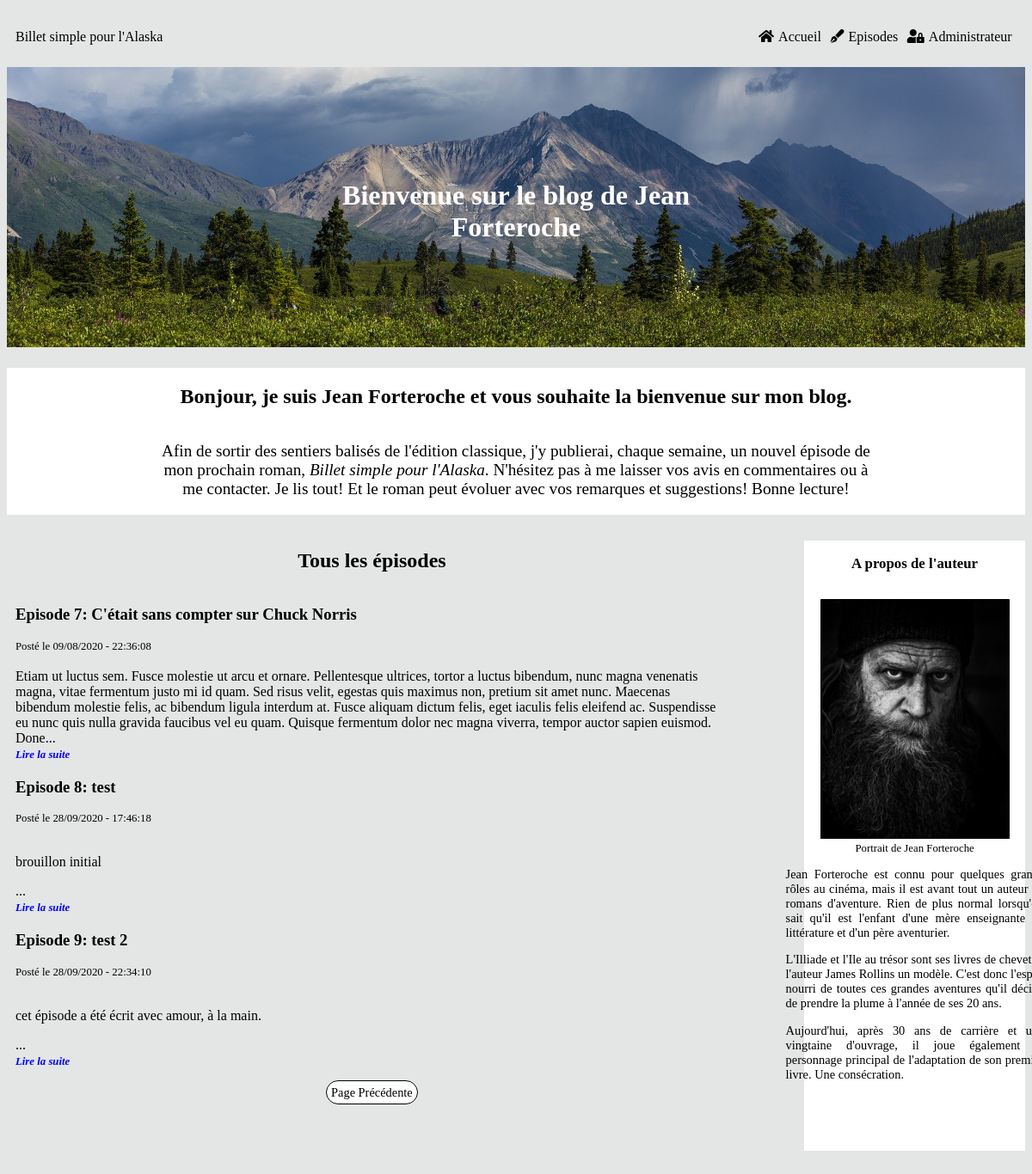
/index.php?action=get_all&page=3, run on an earlier commit of the app's database.
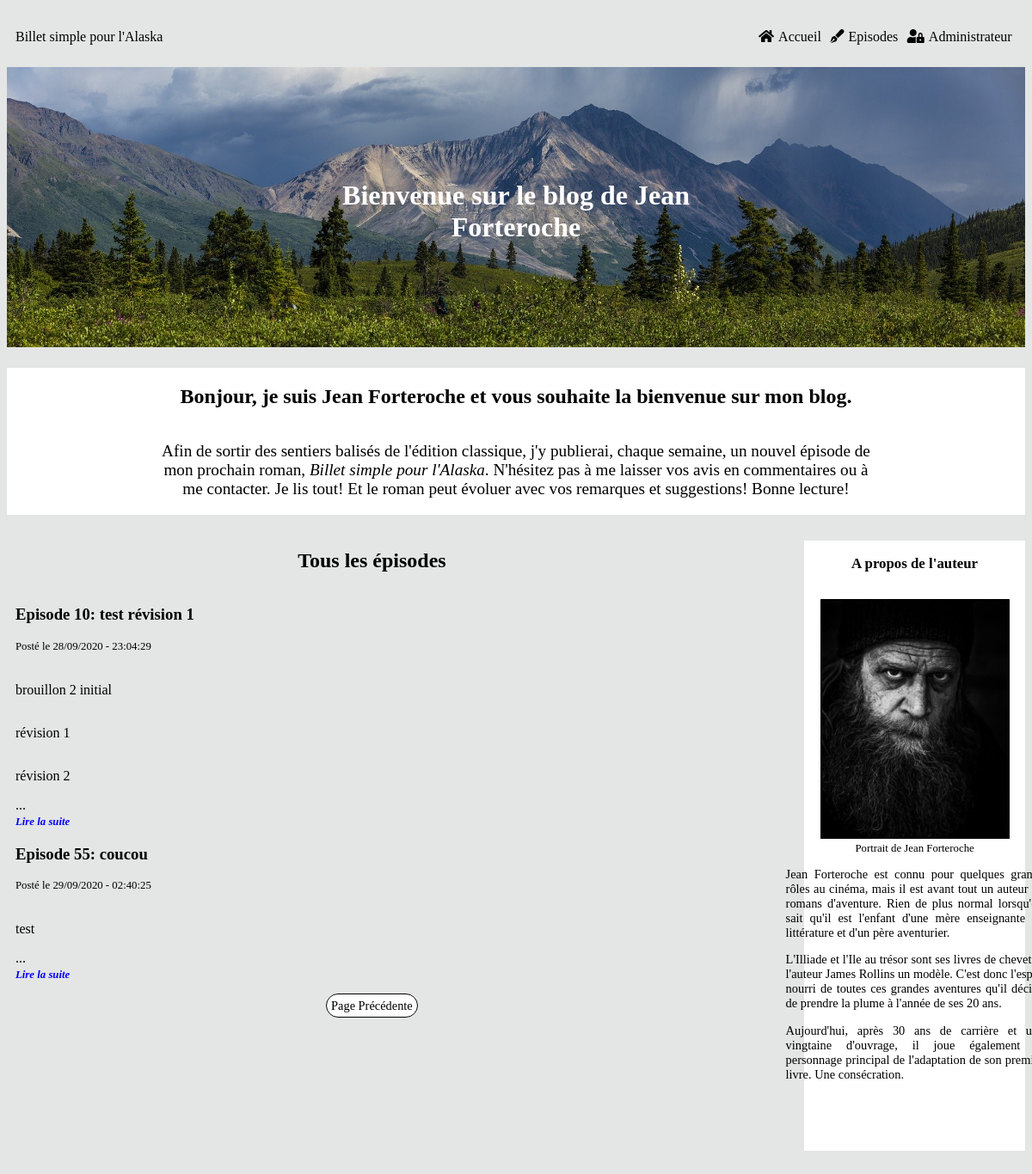
And on a later commit of the database.
### tables this page shows
CREATE TABLE IF NOT EXISTS `episodes` (
  `episode_id` tinyint(11) NOT NULL AUTO_INCREMENT,
  `numero_episode` tinyint(11) NOT NULL,
  `episode_title` char(255) NOT NULL,
  `episode_content` longtext NOT NULL,
  `episode_date` datetime NOT NULL DEFAULT CURRENT_TIMESTAMP,
  `episode_status` int(1) NOT NULL,
  PRIMARY KEY (`episode_id`),
  UNIQUE KEY `unicite` (`numero_episode`) USING BTREE
);

### src/View/View.php (called while the page is built, shortened)
<?php
class View
{
    public function display(array $data, string $template, string $layout) : void
    {
        require_once($template);
    }
}

### src/Controller/FrontOffice/PostController.php (called while the page is built, shortened)
<?php
class PostController
{
    private $postManager;
    private $view;
    private $layout;
    public function __construct(PostManager $postManager, View $view, CommentManager $commentManager, Session $session, Token $token)
    {
        $this->postManager = $postManager;
        $this->view = $view;
        $this->layout = '../templates/frontOffice/layout.html.php';
    }
    public function displayAllPosts(int $page): void
    {
        $totalEpisodes = $this->postManager->getNumberOfEpisodes();
        $pageToDisplay = $page - 1;
        $episodesToDisplay = 3;
        $numberOfPages = ceil($totalEpisodes / $episodesToDisplay);
        $offset = $pageToDisplay * $episodesToDisplay;
        $data = [$this->postManager->getAllEpisodes($offset), $page, $numberOfPages];
        $template = 'allPosts.html.php';
        $this->view->display(['episode' => $data[0], 'currentPage' => $data[1], 'maxPages' => $data[2]], $template, $this->layout);
    }
}

### public/index.php (called while the page is built, shortened)
<?php
$router = new Router();
$router->run();

### src/Model/PostManager.php (called while the page is built, shortened)
<?php
class PostManager
{
    private $database;
    public function __construct(Database $database)
    {
        $this->database = $database;
    }
    public function getAllEpisodes(int $offset) : array
    {
        $request = $this->database->prepare("SELECT *, substring(episode_content, 1, 500) AS episode_content,
            DATE_FORMAT(episode_date, '%d/%m/%Y - %H:%i:%s') AS episode_date
            FROM episodes
            WHERE episode_status = 1
            ORDER BY numero_episode
            LIMIT 3 OFFSET :beginning");
        $request->bindParam(':beginning', $offset, \PDO::PARAM_INT);
        $request->execute();
        return $request->fetchAll();
    }
}

### Templates/Frontoffice/allposts.html.php (the view, shortened to what this page needs)
<h2>Tous les épisodes</h2>
<?php foreach ($data['episode'] as $entry) {?>
    <article>
        <a href="index.php?action=post&id=<?=$entry['episode_id']?>">
            <h3 class='episode_title'>Episode <?=$entry['numero_episode']?>: <?=$entry['episode_title']?></h3>
        </a>
        <span class='post_date'>Posté le <?=$entry['episode_date']?></span><br/>
        <?=htmlspecialchars_decode($entry['episode_content'])?>... <span class="read_next"><a href='index.php?action=post&id=<?=$entry['episode_id']?>'>Lire la suite</a></span>
    </article>
<?php
}?>
<div id="prev_next">
    <?php
    if ($data['currentPage'] > 1 && $data['currentPage'] <= $data['maxPages']) {
    ?>
    <span id="previous">
        <a href="index.php?action=get_all&page=<?=$data['currentPage'] - 1?>">
            Page Précédente
        </a>
    </span>
    <?php
    }
    ?>
</div>

What changed in the data, as far as the page shows it:
removed episodes: numero_episode "7", episode_title "C'était sans compter sur Chuck Norris", episode_date "09/08/2020 - 22:36:08", episode_content "Etiam ut luctus sem. Fusce molestie ut arcu et ornare. Pellentesque ultrices, tortor a luctus bibendum, nunc magna venenatis magna, vitae fermentum justo mi id quam. Sed risus velit, egestas quis maximus non, pretium sit amet nunc. Maecenas bibendum molestie felis, ac bibendum ligula interdum at. Fusce aliquam dictum felis, eget iaculis felis eleifend ac. Suspendisse eu nunc quis nulla gravida faucibus vel eu quam. Quisque fermentum dolor nec magna viverra, tempor auctor sapien euismod. Done"
removed episodes: numero_episode "8", episode_title "test", episode_date "28/09/2020 - 17:46:18", episode_content "brouillon initial"
removed episodes: numero_episode "9", episode_title "test 2", episode_date "28/09/2020 - 22:34:10", episode_content "cet épisode a été écrit avec amour, à la main."
now on this page (row edited): episodes: numero_episode "10", episode_title "test révision 1", episode_date "28/09/2020 - 23:04:29", episode_content "brouillon 2 initial révision 1 révision 2"
added episodes: numero_episode "55", episode_title "coucou", episode_date "29/09/2020 - 02:40:25", episode_content "test"
